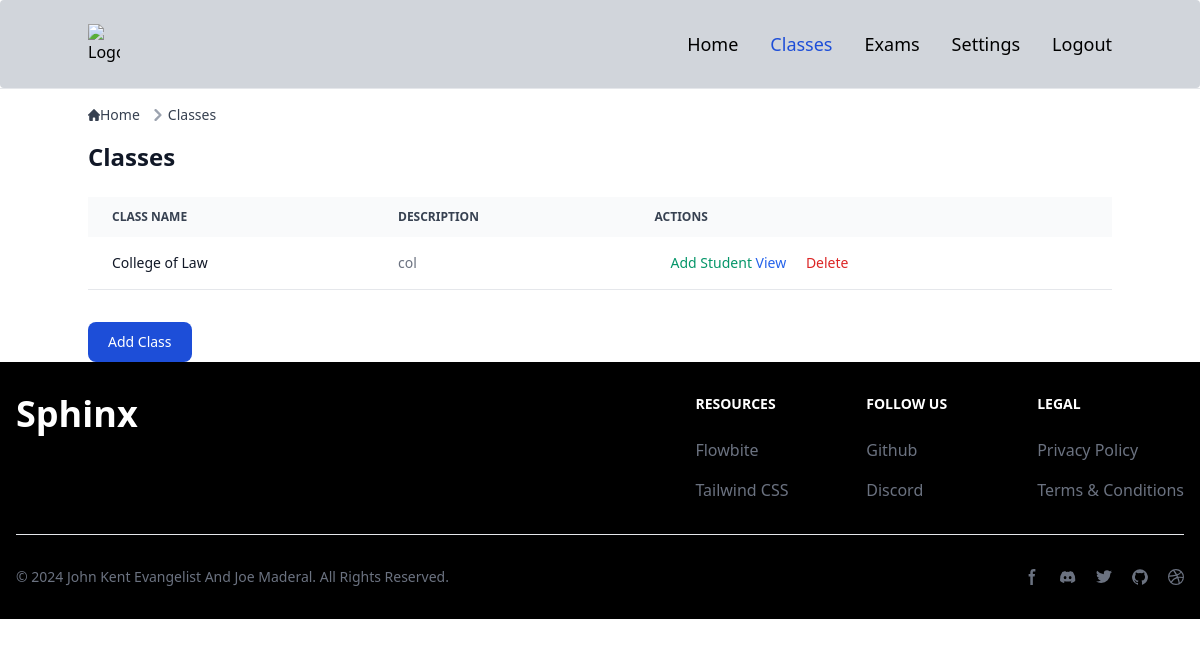
/classes/ (signed in), run on an earlier commit of the app's database.
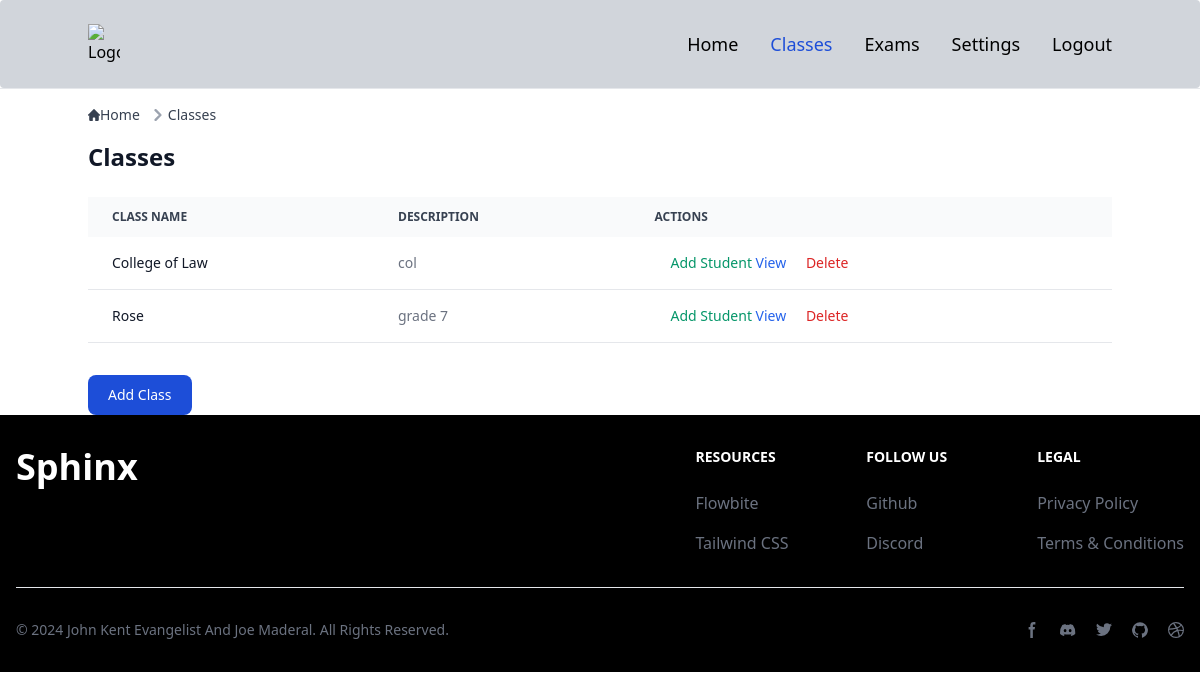
And on a later commit of the database.
### smartscoreapp/models.py (models this page shows, shortened)
class Class(models.Model):
    name = models.CharField(max_length=100)
    description = models.TextField(blank=True)
    user = models.ForeignKey(settings.AUTH_USER_MODEL, on_delete=models.CASCADE)

### smartscoreapp/views.py (the view)
# urls.py: path('classes/', classes_view, name='classes'),
@login_required
def classes_view(request):
    user_instance = request.user  # Get the logged-in User instance
    if request.method == 'POST':
        form = ClassNameForm(request.POST)
        if form.is_valid():
            new_class = form.save(commit=False)
            new_class.user = user_instance  # Associate the logged-in user with the class
            new_class.save()
            return redirect('classes')  # Redirect to the classes page after successful creation
    else:
        if user_instance.is_superuser:
            classes = Class.objects.all()
        else:
            classes = Class.objects.filter(user=user_instance)
    context = {
        'classes': classes,
        'form': ClassNameForm()  # Assuming ClassNameForm is your form for adding a new class
    }
    return render(request, 'classes.html', context)

### templates/classes.html (shortened to what this page needs)
{% extends "base.html" %}
{% block content %}
<nav class="flex mb-4" aria-label="Breadcrumb">
  <ol class="inline-flex items-center space-x-1 md:space-x-2 rtl:space-x-reverse">
    <li class="inline-flex items-center">
      <a href="{% url 'index' %}" class="inline-flex items-center text-sm font-medium text-gray-700 hover:text-blue-600 dark:text-gray-400 dark:hover:text-white">
        Home
      </a>
    </li>
    <li class="flex items-center">
      <svg class="rtl:rotate-180 w-3 h-3 text-gray-400 mx-1" aria-hidden="true" xmlns="http://www.w3.org/2000/svg" fill="none" viewBox="0 0 6 10">
        <path stroke="currentColor" stroke-linecap="round" stroke-linejoin="round" stroke-width="2" d="m1 9 4-4-4-4"/>
      </svg>
      <a href="{% url 'classes' %}" class="text-sm font-medium text-gray-700 hover:text-blue-600 dark:text-gray-400 dark:hover:text-white">Classes</a>
    </li>
  </ol>
</nav>
<h1 class="text-2xl font-semibold text-gray-900 dark:text-white mb-6">Classes</h1>
<div class="relative overflow-x-auto mb-6">
  <table class="w-full text-sm text-left rtl:text-right text-gray-500 dark:text-gray-400">
    <thead class="text-xs text-gray-700 uppercase bg-gray-50 dark:bg-gray-700 dark:text-gray-400">
      <tr>
        <th scope="col" class="px-6 py-3">Class Name</th>
        <th scope="col" class="px-6 py-3">Description</th>
        <th scope="col" class="px-6 py-3">Actions</th>
      </tr>
    </thead>
    <tbody>
      {% for class in classes %}
        <tr class="bg-white border-b dark:bg-gray-800 dark:border-gray-700">
          <td class="px-6 py-4 font-medium text-gray-900 dark:text-white">{{ class.name }}</td>
          <td class="px-6 py-4">{{ class.description }}</td>
          <td class="px-6 py-4">
            <button data-modal-target="add-student-modal-{{ class.id }}" data-modal-toggle="add-student-modal-{{ class.id }}" class="text-green-600 hover:underline ml-4">Add Student</button>
            <a href="{% url 'class_detail' class.id %}" class="text-blue-600 hover:underline">View</a>
            <a href="{% url 'delete_class' class.id %}" class="text-red-600 hover:underline ml-4" onclick="return confirm('Are you sure you want to delete this class?');">Delete</a>
          </td>
        </tr>
      {% empty %}
        <tr class="bg-white border-b dark:bg-gray-800 dark:border-gray-700">
          <td colspan="3" class="px-6 py-4 text-center text-gray-500 dark:text-gray-400">No classes available.</td>
        </tr>
      {% endfor %}
    </tbody>
  </table>
</div>
<div class="add-class-section mt-8">
  <button data-modal-target="add-class-modal" data-modal-toggle="add-class-modal" class="block text-white bg-blue-700 hover:bg-blue-800 focus:ring-4 focus:outline-none focus:ring-blue-300 font-medium rounded-lg text-sm px-5 py-2.5 text-center dark:bg-blue-600 dark:hover:bg-blue-700 dark:focus:ring-blue-800" type="button">
    Add Class
  </button>
</div>
{% endblock %}

What changed in the data, as far as the page shows it:
added Class: name "Rose", description "grade 7"
